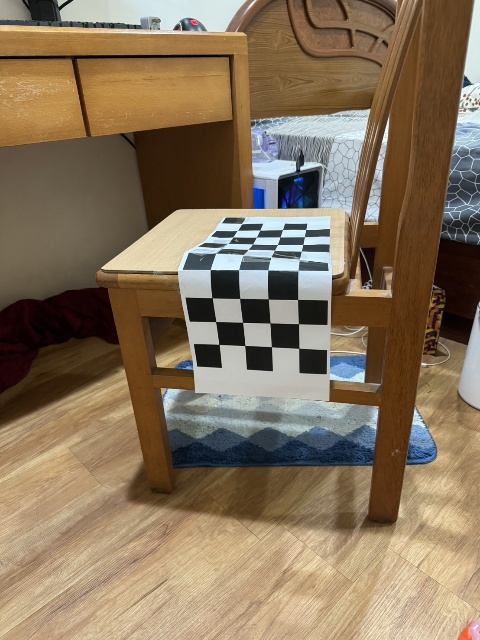
#> input picture hw3/data/chess_1.jpg, 480 x 640 px
$ jupyter execute --allow-errors 'HW3_Camera Calibration copy.ipynb'
#> lines starting #> are read from the running program, lines starting #| are printed output that depends on the picture
### hw3/visualize.py
import numpy as np
import matplotlib.pyplot as plt
import math

from mpl_toolkits.mplot3d import Axes3D
from mpl_toolkits.mplot3d.art3d import Poly3DCollection

def draw_camera(ax, R, pos, color):
    leftTopCorner = [ -0.2, 0.2, -1 ] @ R
    leftTopCorner = leftTopCorner / np.linalg.norm(leftTopCorner, 2)*4 + pos

    leftBotCorner = [ -0.2, -0.2, -1 ] @ R
    leftBotCorner = leftBotCorner / np.linalg.norm(leftBotCorner, 2)*4 + pos

    rightTopCorner = [ 0.2, 0.2, -1 ] @ R
    rightTopCorner = rightTopCorner / np.linalg.norm(rightTopCorner, 2)*4 + pos

    rightBotCorner = [ 0.2, -0.2, -1 ] @ R
    rightBotCorner = rightBotCorner / np.linalg.norm(rightBotCorner, 2)*4 + pos

    leftTriangle = np.concatenate([pos, leftTopCorner, leftBotCorner], axis=0)
    topTriangle = np.concatenate([pos, leftTopCorner, rightTopCorner], axis=0)
    rightTriangle = np.concatenate([pos, rightTopCorner, rightBotCorner], axis=0)
    botTriangle = np.concatenate([pos, leftBotCorner, rightBotCorner], axis=0)

    verts = [list(leftTriangle)]
    ax.add_collection3d(Poly3DCollection(verts, facecolors=color))

    verts = [list(topTriangle)]
    ax.add_collection3d(Poly3DCollection(verts, facecolors=color))

    verts = [list(rightTriangle)]
    ax.add_collection3d(Poly3DCollection(verts, facecolors=color))

    verts = [list(botTriangle)]
    ax.add_collection3d(Poly3DCollection(verts, facecolors=color))


def visualize(pts, R1, T1, R2, T2, save_name):
    '''
    Input:
        pts: 36x3 3D points
        R1: 3x3 rotation matrix of image 1
        T1: 3x1 translation vector of image 1
        R2: 3x3 roatation matrix of image 2
        T2: 3x1 translation vector of image 2

    This function will display a chessboard and two cameras.
    '''

    fig = plt.figure()
    # ax = Axes3D(fig)
    ax = fig.add_subplot(projection='3d')
    ax.set_xlim3d(-10, 5)
    ax.set_ylim3d(10, -5)
    ax.set_zlim3d(-5, 10)

    ax.set_xlabel('X')
    ax.set_ylabel('Y')
    ax.set_zlabel('Z')

    # pose vector of camera
    cameraPoseVector1 = R1.T @ [0, 0, 1]
    cameraPoseVector1 /= np.linalg.norm(cameraPoseVector1)
    cameraPoseVector2 = R2.T @ [0, 0, 1]
    cameraPoseVector2 /= np.linalg.norm(cameraPoseVector2)


    angle = math.degrees(math.acos(np.clip(np.dot(cameraPoseVector1, cameraPoseVector2), -1, 1)))
    print('Angle between two cameras: ', angle)

    # position of camera
    cameraPos1 = -T1.T @ R1
    cameraPos2 = -T2.T @ R2

    # draw
    for r in range(1, 9):
        for c in range(1, 4):
            fourCorner = np.concatenate((pts[r*4+c-5, :], pts[r*4+c-4, :], pts[r*4+c, :], pts[r*4+c-1, :]))
            fourCorner.resize((4,3))

            if r%2 == c%2:
                color = 'black'
            else:
                color = 'white'

            verts = [list(fourCorner)]
            ax.add_collection3d(Poly3DCollection(verts, facecolors=color))

    # draw cameras
    draw_camera(ax, R1, cameraPos1, 'blue')
    draw_camera(ax, R2, cameraPos2, 'red')

    plt.show()
    fig.savefig('./output/' + save_name + '.png')

### hw3/HW3_Camera Calibration copy.ipynb
# Import Data
The data includes 3D world coordinates, 2D image coordinates, and images of a chessboard box captured from two perspectives.

[cell 1]
import cv2
import numpy as np
import scipy.io
from scipy import signal
import scipy
import matplotlib.pyplot as plt

[cell 2]
point3D = np.loadtxt('data/Point3D.txt', delimiter=' ')
point2D1 = np.load('1_Point2D.npy')
#> (reads hw3/1_Point2D.npy from the repository)
point2D2 = np.load('2_Point2D.npy')
#> (reads hw3/2_Point2D.npy from the repository)
img1 = cv2.imread('data/chess_1.jpg')
#> img1 is the input picture: shape (640, 480, 3); mean B, G, R 92.3, 116.1, 135.2
img2 = cv2.imread('data/chess_2.jpg')
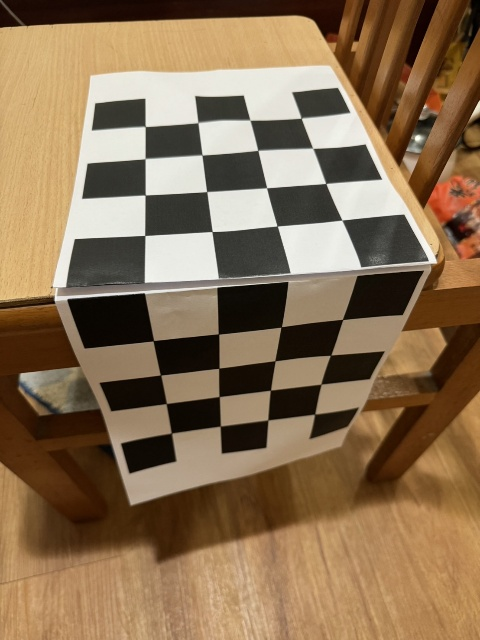
#> input picture hw3/data/chess_2.jpg, 480 x 640 px
#> img2 is the input picture: shape (640, 480, 3); mean B, G, R 83.8, 112.8, 138

[cell 3]
import cv2
import numpy as np

# change input image path here
img = cv2.imread('data/S__606377.jpg')

# resize image to 640x480
#> (the rest of this cell did not finish here and is left out)

(A) Compute the projection matrix $ {P} $ from a set of 2D-3D point correspondences by using the leastsquares (eigenvector) method for each image.

A pair of corresponding point in homogenous coordinate satisfies:

$$
\newcommand{\norm}[1]{\lVert #1 \rVert}
\newcommand{\bb}[1]{\mathbf{ #1 }}
\begin{align}
\begin{pmatrix}
u \\ v \\ 1
\end{pmatrix}
&\sim
\bb{P}
\begin{pmatrix}
X \\ Y \\ Z \\ 1
\end{pmatrix}
\end{align}
$$

Where $\sim$ means equality up to scale. We can derive two equations:

$$
\begin{align}
x = \frac
{p_{11} X + p_{12} Y + p_{13} Z + P_{14}}
{p_{31} X + p_{32} Y + p_{33} Z + P_{34}}
,
y = \frac
{p_{21} X + p_{22} Y + p_{23} Z + P_{24}}
{p_{31} X + p_{32} Y + p_{33} Z + P_{34}}
\end{align}
$$

Rearrange it in matrix form:

$$
\begin{pmatrix}
X & Y & Z  & 1 & 0 & 0 & 0 & 0 & -uX & -uY & -uZ & -u \\
0 & 0 & 0 & 0 & X & Y & Z & 1 & -vX & -vY & -vZ & -v \\
&&&&&&\vdots\\
&&&&&&\vdots\\
&&&&&&\vdots\\
\end{pmatrix}
\begin{pmatrix}
p_{11} \\ p_{12} \\ p_{13} \\ \vdots \\ p_{34}
\end{pmatrix}
= \bb{0}
$$

It is a homogenious system $\bb{A}\bb{p} = \bb{0}$. Since there are 12 unknows, but the actual degree of freedom of $\bb{p}$ is 11 (5 in $\bb{K}$, 3 in $\bb{R}$, 3 in $\bb{T}$), we add one constraint to the system: $\norm{\bb{p}} = 1$.

Usually more than 6 correspondences are given, the system doesn't have an unique solution. Instead, we try to find the $\bb{p}$ that minimize $\norm{\bb{Ap } - \bb{0}}$. The solution is the eigenvector of $\bb{A^T A}$ which has minimum eigenvalue. The proof is given in Appendix.

Another way to solve this system is to use least square method. However the unit norm constraint cannot be expressed in our system, we use another constraint instead,

$$
p_{11} + p_{12} + \ldots + p_{34} = 1
$$

After adding constraint, the system becomes:

$$
\begin{pmatrix}
X & Y & Z  & 1 & 0 & 0 & 0 & 0 & -xX & -xY & -xZ & -x \\
0 & 0 & 0 & 0 & X & Y & Z & 1 & -yX & -yY & -yZ & -y \\
 & & & & & &\vdots\\
 & & & & & &\vdots\\
1 & 1 & 1 & 1 & 1 & 1 & 1 & 1 & 1 & 1 & 1 & 1 \\
\end{pmatrix}
\begin{pmatrix}
p_{11} \\ p_{12} \\ p_{13} \\ \vdots \\ p_{34}
\end{pmatrix} =
\begin{pmatrix}
0 \\ 0 \\ 0 \\ \vdots \\ 1
\end{pmatrix}
$$

[cell 4]
def Projection_Matrix(point2D, point3D):
    ########################################################################
    # TODO:                                                                #
    #   Using 2D coordinator and 3D coordinator,                           #
    #   , calculate the 3D to 2D projection matrix P                       #
    ########################################################################
    lenPoints = len(point3D)
    A = []
    B = []
    M = np.zeros([11,1])
    for n in range(lenPoints):
        x = point3D[n][0]
        y = point3D[n][1]
        z = point3D[n][2]
        u = point2D[n][0]
        v = point2D[n][1]
        A.append([x,y,z,1,0,0,0,0,-u*x,-u*y,-u*z])
        A.append([0,0,0,0,x,y,z,1,-v*x,-v*y,-v*z])
        B.append(u)
        B.append(v)
    M = np.linalg.lstsq(A,B)[0]
    M = np.append(M,1)
    M = M.reshape(3,4)
    ########################################################################
    #                                                                      #
    #                           End of your code                           #
    #                                                                      #
    ########################################################################
    return M

[cell 5]
P1 = Projection_Matrix(point2D1, point3D)
P2 = Projection_Matrix(point2D2, point3D)

[cell 6]
print(P1)
print(P2)

[cell 7]
# Verify the projection matrix (P), use P to project the 3D coordinator to 2D coordinates
# input: P, 3D world coordinator, output: 2D image coordinator
def Verify(P,point3D):
    lenPoints = len(point3D)
    ThreeD = np.zeros((lenPoints,4),dtype=np.float32)
    for i in range(lenPoints):
        for j in range(3):
            ThreeD[i,j]=point3D[i,j]

    for i in range(lenPoints):
        ThreeD[i,3]=1

    TwoDD = np.zeros((lenPoints,3),dtype=np.float32)

    for i in range(lenPoints):
        TwoDD[i] = P.dot(ThreeD[i])
        TwoDD[i] = TwoDD[i]/TwoDD[i,-1]

    SE = 0.000

    for i in range(lenPoints):
        SE = SE + np.square(TwoDD[i,0]-point2D1[i,0])+np.square(TwoDD[i,1]-point2D1[i,1])
    RMSE = np.sqrt(SE/lenPoints)

    return RMSE, TwoDD

[cell 8]
def Project(img, point2D, TwoD, save_name):
    x = point2D[:,0]
    y = point2D[:,1]
    x1 = TwoD[:,0]
    y1 = TwoD[:,1]
    fig = plt.figure()
    img12 = cv2.cvtColor(img, cv2.COLOR_BGR2RGB)
    plt.figure(figsize=(20,10))
    plt.plot(x,y,"o", label="original point")
    plt.plot(x1,y1,"x", label="projected point")
    plt.legend(loc='upper right')
    plt.imshow(img12)
    plt.savefig('./output/' + save_name + '.png')

[cell 9]
RMSE1, TwoDD1 = Verify(P1,point3D)
RMSE2, TwoDD2 = Verify(P2,point3D)
print(RMSE1, RMSE2)

[cell 10]
Project(img1, point2D1, TwoDD1,save_name='verify of chessboard_1')
#> in Project, `plt.savefig('./output/' + save_name + '.png')`:
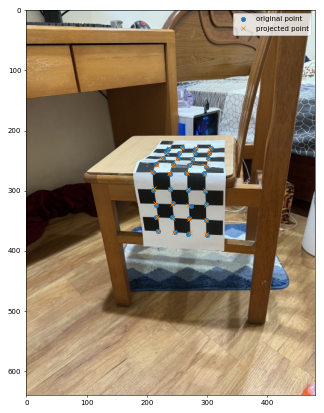
#> figure drawn by matplotlib, 1 panel

[cell 11]
Project(img2, point2D2, TwoDD2,save_name='verify of chessboard_2')
#> call 2 of Project, with point2D = array of shape (36, 2), TwoD = array of shape (36, 3), save_name = 'verify of chessboard_2'
#> in Project (call 2), `plt.savefig('./output/' + save_name + '.png')`:
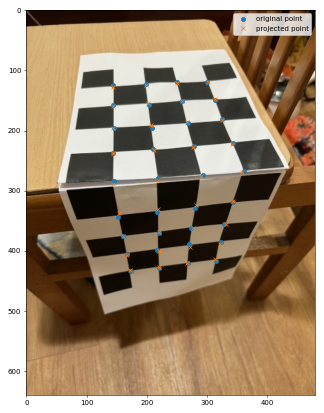
#> figure drawn by matplotlib, 1 panel

(B) Decompose the two computed projection matrices from (A) into the camera intrinsic matrices K, rotation matrices R and translation vectors t by using the Gram-Schmidt process.

### K, R, T

$$
\begin{align}
\bb{P}
&= \bb{K} [\bb{R} \mid \bb{T}] = [\bb{KR} \mid \bb{KT}] \\
&= [\bb{P_{3\times3}} \mid \bb{P_4}] = [\bb{M} \mid \bb{P_4}]
\end{align}
$$

That is,

$$
\begin{align}
\bb{M} &= \bb{KR} \\
\bb{P_4} &= \bb{KT}
\end{align}
$$
We know $\bb{K}$ is upper triangular, $\bb{R}$ is orthogonal, we can utilize **RQ-decomposition** to find $\bb{K}, \bb{R}$:

$$
\begin{align}
\bb{M} &= \bb{\hat R} \bb{\hat Q} = \bb{KR} \\
\therefore
\bb{K} &= \bb{\hat R}\\
\bb{R} &= \bb{\hat Q}
\end{align}
$$

We can use **QR-decomposition** in case you are not able to access RQ-decomposition function (like in matlab). Decomposite $\bb{M^{-1}}$ instead, since the inverse of an upper trigular matrix is upper triangular and the inverse of orthogonal maxtrix is also orthogonal:

$$
\begin{align}
\bb{M^{-1}} &= \bb{\dot Q \dot R} \\
\bb{M} &= \bb{(\dot Q \dot R)^{-1}} = \bb{\dot{R}^{-1}\dot{Q}^{-1}} = \bb{KR} \\
\therefore
\bb{K} &= \bb{\dot{R}^{-1}}\\
\bb{R} &= \bb{\dot{Q}^{-1}}
\end{align}
$$

And $\bb{T}$ is simply:

$$
\bb{T} = \bb{K^{-1} P_4}
$$

[cell 12]
def KRt(P):
    ########################################################################
    # TODO:                                                                #
    #   Extract the intrinsic matrix (K), rotation matrix (R)              #
    #   , and translation vector(T) from the projection matrix.            #
    ########################################################################

        M = P[0:3,0:3]
        # QR decomposition
        q, r = np.linalg.qr(np.linalg.inv(M))
        R = np.linalg.inv(q)
        K = np.linalg.inv(r)
        # translation vector
        t = np.dot(np.linalg.inv(K),P[:,-1])

        D = np.array([[np.sign(K[0,0]),0,0],
                [0,np.sign(K[1,1]),0],
                [0,0,np.sign(K[2,2])]])

        # K,R,t correction
        K = np.dot(K, D)
        R = np.dot(np.linalg.inv(D), R)
        t = np.dot(np.linalg.inv(D), t)
        t = np.expand_dims(t,axis=1)

        # normalize K
        K = K / K[-1,-1]


    ########################################################################
    #                                                                      #
    #                           End of your code                           #
    #                                                                      #
    #####################z###################################################
        return K, R, t

[cell 13]
K1, R1, T1 = KRt(P1)
K2, R2, T2 = KRt(P2)

[cell 14]
print(K1)
print(K2)

[cell 15]
np.savetxt("./output/intrinsic matrices of chessboard_1.txt",K1)
np.savetxt("./output/rotation matrices of chessboard_1.txt",R1)
np.savetxt("./output/translation vectors of chessboard_1.txt",T1)
np.savetxt("./output/intrinsic matrices of chessboard_2.txt",K2)
np.savetxt("./output/rotation matrices of chessboard_2.txt",R2)
np.savetxt("./output/translation vectors of chessboard_2.txt",T2)

(C) Re-project 2D points on each of the chessboard images by using the computed intrinsic matrix, rotation matrix and translation vector. Show the results (2 images) and compute the point reprojection root-mean-squared errors.

[cell 16]
def ReProject2D(K, R, T, point2D, point3D):
    lenPoints = len(point3D)
    Pro = np.zeros((3,4),dtype=np.float32)
    Pro[0,0] = 1
    Pro[1,1] = 1
    Pro[2,2] = 1
    Rt = np.zeros((4,4),dtype=np.float32)
    for i in range(3):
        for j in range(3):
            Rt[i,j]=R[i,j]
    Rt[0,3]=T[0]
    Rt[1,3]=T[1]
    Rt[2,3]=T[2]
    Rt[3,3] = 1
    KPRt = K.dot(Pro).dot(Rt)

    ThreeD = np.zeros((lenPoints,4),dtype=np.float32)
    for i in range(lenPoints):
        for j in range(3):
            ThreeD[i,j]=point3D[i,j]

    for i in range(lenPoints):
        ThreeD[i,3]=1

    TwoD = np.zeros((lenPoints,3),dtype=np.float32)
    for i in range(lenPoints):
        TwoD[i] = KPRt.dot(ThreeD[i])
        TwoD[i] = TwoD[i]/TwoD[i,-1]

    SE = 0.000
    for i in range(lenPoints):
        SE = SE + np.square(TwoD[i,0]-point2D[i,0])+np.square(TwoD[i,1]-point2D[i,1])

    RMSE = np.sqrt(SE/lenPoints)

    SEX = 0.000
    for i in range(lenPoints):
        SEX = SEX + np.square(TwoD[i,0]-point2D[i,0])

    SEY = 0.000
    for i in range(lenPoints):
        SEY = SEY + np.square(TwoD[i,1]-point2D[i,1])

    return RMSE, TwoD, SEX, SEY

[cell 17]
RMSE1, TwoD1, SE_X1, SE_Y1 = ReProject2D(K1, R1, T1, point2D1, point3D)
RMSE2, TwoD2, SE_X2, SE_Y2 = ReProject2D(K2, R2, T2, point2D2, point3D)

[cell 18]
print("RMSE of 1st image: ",RMSE1)
print("RMSE of 2nd image: ",RMSE2)

[cell 19]
Project(img1, point2D1, TwoD1,save_name='ReProject2D of chessboard_1')

[cell 20]
Project(img2, point2D2, TwoD2,save_name='ReProject2D of chessboard_2')

(D) Plot camera poses for the computed extrinsic parameters (R, t) and then compute the angle between the two camera pose vectors.

[cell 21]
from visualize import visualize
# Input:
# pts: 36x3 3D points
# R1: 3x3 rotation matrix of image 1
# T1: 3x1 translation vector of image 1
# R2: 3x3 roatation matrix of image 2
# T2: 3x1 translation vector of image 2

[cell 22]
T11 = T1.reshape(3,1)
T22 = T2.reshape(3,1)

[cell 23]
save_name='3D'
visualize(point3D, R1, T1.reshape(3,1), R2, T2.reshape(3,1),save_name)
#> in visualize, `plt.show()`:
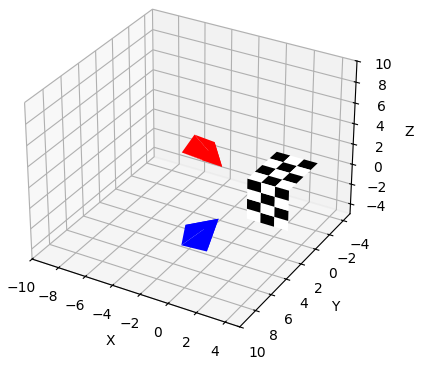
#> figure drawn by matplotlib, 1 panel
